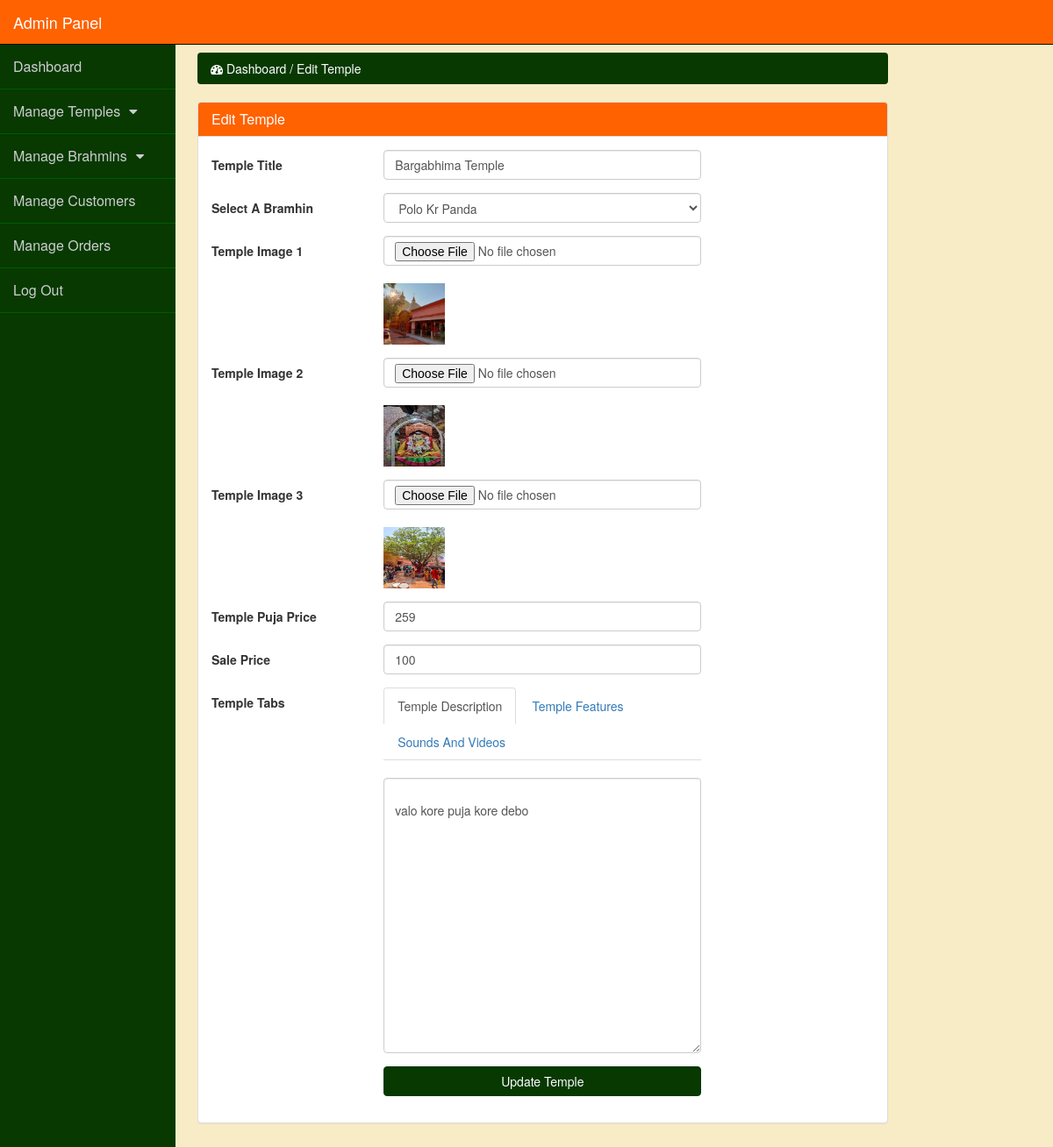
Page /admin_panel/index.php?edit_temple=5 (signed in) on the committed database.
### tables this page shows
CREATE TABLE `temples` (
  `temple_id` int(10) NOT NULL,
  `p_cat_id` int(10) NOT NULL,
  `cat_id` int(10) NOT NULL,
  `bramhin_id` int(10) NOT NULL,
  `date` timestamp NOT NULL DEFAULT current_timestamp() ON UPDATE current_timestamp(),
  `temple_title` text NOT NULL,
  `temple_url` text NOT NULL,
  `temple_img1` text NOT NULL,
  `temple_img2` text NOT NULL,
  `temple_img3` text NOT NULL,
  `temple_price` int(10) NOT NULL,
  `temple_psp_price` int(100) NOT NULL,
  `temple_desc` text NOT NULL,
  `temple_features` text NOT NULL,
  `temple_video` text NOT NULL,
  `temple_keywords` text NOT NULL,
  `temple_label` text NOT NULL,
  `status` varchar(255) NOT NULL
);

CREATE TABLE `bramhins` (
  `bramhin_id` int(10) NOT NULL,
  `bramhin_title` text NOT NULL,
  `bramhin_image` text NOT NULL
);

### admin_panel/edit_temple.php (the view, shortened to what this page needs)
<?php
if(!isset($_SESSION['admin_email'])){
echo "<script>window.open('login.php','_self')</script>";
}
else {
?>
<?php
if(isset($_GET['edit_temple'])){
$edit_id = $_GET['edit_temple'];
$get_p = "select * from temples where temple_id='$edit_id'";
$run_edit = mysqli_query($con,$get_p);
$row_edit = mysqli_fetch_array($run_edit);
$p_title = $row_edit['temple_title'];
$m_id = $row_edit['bramhin_id'];
$p_image1 = $row_edit['temple_img1'];
$p_image2 = $row_edit['temple_img2'];
$p_image3 = $row_edit['temple_img3'];
$p_price = $row_edit['temple_price'];
$p_desc = $row_edit['temple_desc'];
$psp_price = $row_edit['temple_psp_price'];
}
$get_bramhin = "select * from bramhins where bramhin_id='$m_id'";
$run_bramhin = mysqli_query($con,$get_bramhin);
$row_bramhin = mysqli_fetch_array($run_bramhin);
$bramhin_id = $row_bramhin['bramhin_id'];
$bramhin_title = $row_bramhin['bramhin_title'];
?>
<!DOCTYPE html>
<html>
<head>
</head>
<body>
<div class="row">
<div class="col-lg-10">
<ol class="breadcrumb">
<li class="active">
<i class="fa fa-dashboard"> </i> Dashboard / Edit Temple
</li>
</ol>
</div>
</div>
<div class="row">
<div class="col-lg-10">
<div class="panel panel-default">
<div class="panel-heading">
<h3 class="panel-title">
 Edit Temple
</h3>
</div>
<div class="panel-body">
<form class="form-horizontal" method="post" enctype="multipart/form-data">
<div class="form-group" >
<label class="col-md-3 control-label" > Temple Title </label>
<div class="col-md-6" >
<input type="text" name="temple_title" class="form-control" required value="<?php echo $p_title; ?>">
</div>
</div>
<div class="form-group" >
<label class="col-md-3 control-label" > Select A Bramhin </label>
<div class="col-md-6" >
<select name="bramhin" class="form-control">
<option value="<?php echo $bramhin_id; ?>">
<?php echo $bramhin_title; ?>
</option>
</select>
</div>
</div>
<div class="form-group" >
<label class="col-md-3 control-label" > Temple Image 1 </label>
<div class="col-md-6" >
<input type="file" name="temple_img1" class="form-control" >
<br><img src="temple_images/<?php echo $p_image1; ?>" width="70" height="70" >
</div>
</div>
<div class="form-group" >
<label class="col-md-3 control-label" > Temple Image 2 </label>
<div class="col-md-6" >
<input type="file" name="temple_img2" class="form-control" >
<br><img src="temple_images/<?php echo $p_image2; ?>" width="70" height="70" >
</div>
</div>
<div class="form-group" >
<label class="col-md-3 control-label" > Temple Image 3 </label>
<div class="col-md-6" >
<input type="file" name="temple_img3" class="form-control" >
<br><img src="temple_images/<?php echo $p_image3; ?>" width="70" height="70" >
</div>
</div>
<div class="form-group" >
<label class="col-md-3 control-label" > Temple Puja Price </label>
<div class="col-md-6" >
<input type="text" name="temple_price" class="form-control" required value="<?php echo $p_price; ?>" >
</div>
</div>
<div class="form-group" >
<label class="col-md-3 control-label" > Sale Price </label>
<div class="col-md-6" >
<input type="text" name="psp_price" class="form-control" required value="<?php echo $psp_price; ?>">
</div>
</div>
<div class="form-group" >
<label class="col-md-3 control-label" > Temple Tabs </label>
<div class="col-md-6" >
<ul class="nav nav-tabs">
<li class="active">
<a data-toggle="tab" href="#description"> Temple Description </a>
</li>
<li>
<a data-toggle="tab" href="#features"> Temple Features </a>
</li>
<li>
<a data-toggle="tab" href="#video"> Sounds And Videos </a>
</ul>
<div class="tab-content">
<div id="description" class="tab-pane fade in active">
<br>
<textarea name="temple_desc" class="form-control" rows="15" id="temple_desc">
<?php echo $p_desc; ?>
</textarea>
</div>
</div>
</div>
</div>
<div class="form-group" >
<label class="col-md-3 control-label" ></label>
<div class="col-md-6" >
<input type="submit" name="update" value="Update Temple" class="btn btn-primary form-control" >
</div>
</div>
</form>
</div>
</div>
</div>
</div>
</body>
</html>
<?php } ?>

### admin_panel/css/style.css (style rules this page uses)
body { margin-top:100px; background-color: #f8ecc6; }
@media (min-width: 768px) { body { margin-top:50px; } }
.panel-body { border-radius:5px; }
.panel-default>.panel-heading { color: #fff; background-color: #ff6200; }
.btn-primary { color: #fff; background-color: #073901; border-color: #073901; }
.breadcrumb { background-color: #073901; }
.breadcrumb>.active { color: #fff; }
.form-horizontal .control-label { text-align: left !important; }

### rows in the picture
temples: temple_title "Bargabhima Temple", temple_img1 (picture), temple_img2 (picture), temple_img3 (picture), temple_price "259", psp_price "100", temple_desc "valo kore puja kore debo"
bramhins: bramhin "Polo Kr Panda"
